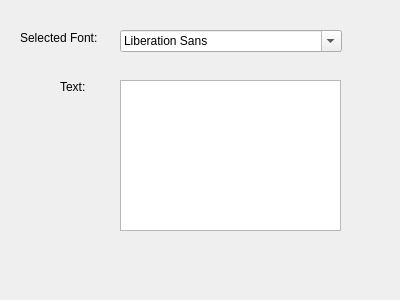
<?xml version="1.0" encoding="UTF-8"?>
<ui version="4.0">
 <class>Dialog</class>
 <widget class="QDialog" name="Dialog">
  <property name="geometry">
   <rect>
    <x>0</x>
    <y>0</y>
    <width>400</width>
    <height>300</height>
   </rect>
  </property>
  <property name="windowTitle">
   <string>Dialog</string>
  </property>
  <widget class="QLabel" name="label">
   <property name="geometry">
    <rect>
     <x>20</x>
     <y>30</y>
     <width>81</width>
     <height>16</height>
    </rect>
   </property>
   <property name="text">
    <string>Selected Font:</string>
   </property>
  </widget>
  <widget class="QFontComboBox" name="fontComboBox">
   <property name="geometry">
    <rect>
     <x>120</x>
     <y>30</y>
     <width>222</width>
     <height>22</height>
    </rect>
   </property>
  </widget>
  <widget class="QLabel" name="label_2">
   <property name="geometry">
    <rect>
     <x>60</x>
     <y>80</y>
     <width>47</width>
     <height>13</height>
    </rect>
   </property>
   <property name="text">
    <string>Text:</string>
   </property>
  </widget>
  <widget class="QTextEdit" name="textEdit">
   <property name="geometry">
    <rect>
     <x>120</x>
     <y>80</y>
     <width>221</width>
     <height>151</height>
    </rect>
   </property>
  </widget>
 </widget>
 <resources/>
 <connections/>
</ui>
